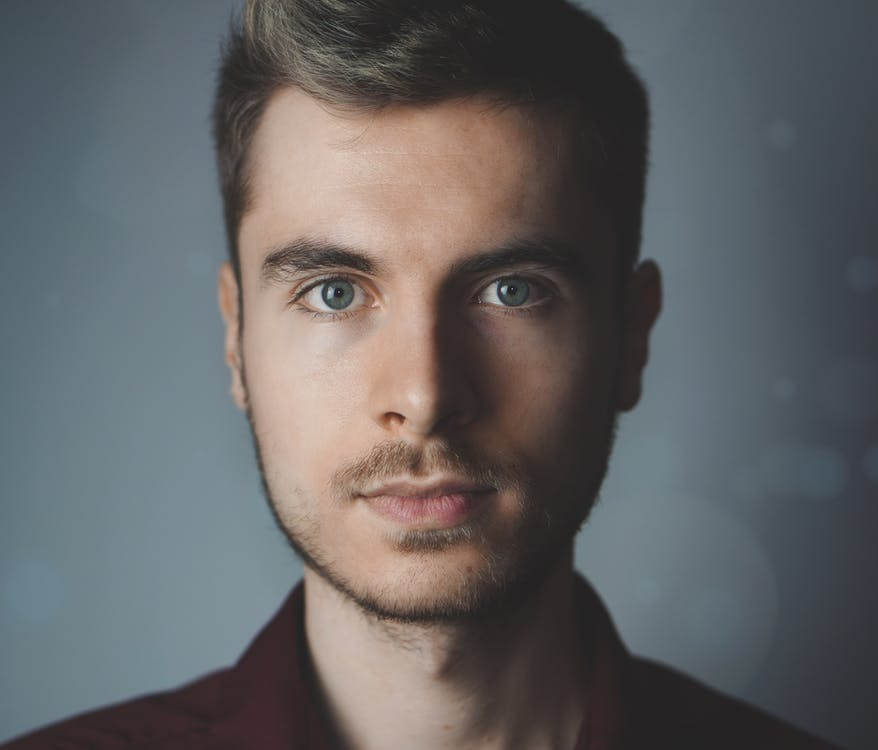
#> input picture IndividualExcercise/SIFT/Images/face1.jpeg, 878 x 750 px, found by its file name
$ jupyter execute siftLib.ipynb   (shell and % lines are left out)
#> lines starting #> are read from the running program, lines starting #| are printed output that depends on the picture; after the words box and inside, x2 and y2 are one past the last pixel; in counts of white or black regions, pixels touching at a corner belong together
# SIFT (Scale-Invariant Feature Transform)

## Import resources and display image

[cell 1]
import cv2
import matplotlib.pyplot as plt
import numpy as np

# Load the image
image1 = cv2.imread('./images/face1.jpeg')
#> image1 is the input picture: shape (750, 878, 3); mean B, G, R 99.7, 98.6, 99.1

# Convert the training image to RGB
training_image = cv2.cvtColor(image1, cv2.COLOR_BGR2RGB)

# Convert the training image to gray scale
training_gray = cv2.cvtColor(training_image, cv2.COLOR_RGB2GRAY)
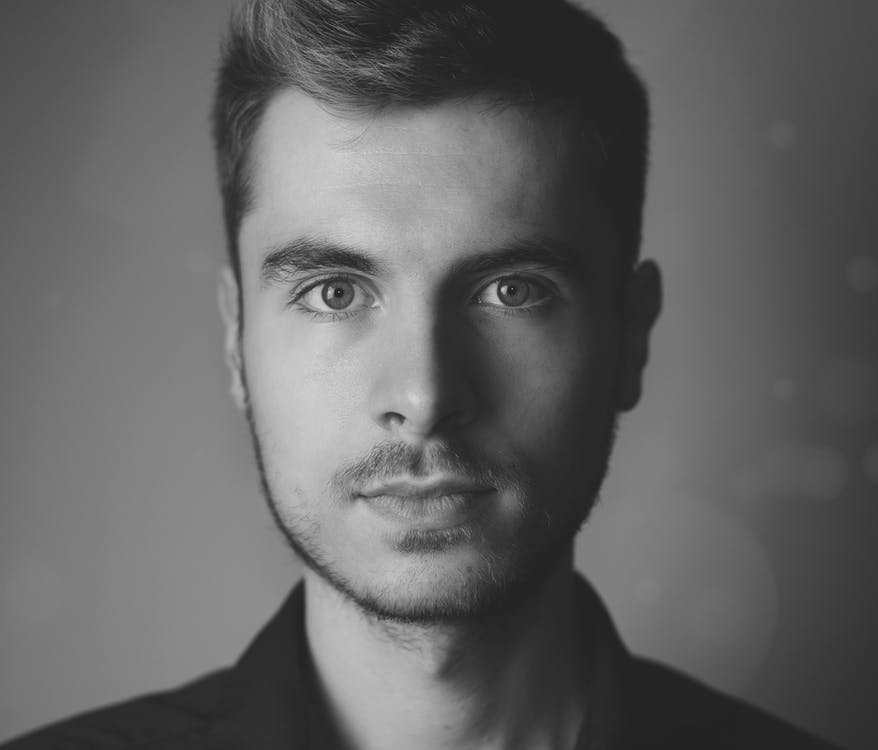
#> training_gray: shape (750, 878); min 16, max 213, mean 98.9

# Create test image by adding Scale Invariance and Rotational Invariance
test_image = cv2.pyrDown(training_image)
test_image = cv2.pyrDown(test_image)
#> test_image: shape (188, 220, 3)
num_rows, num_cols = test_image.shape[:2]
#> num_rows = 188; num_cols = 220

rotation_matrix = cv2.getRotationMatrix2D((num_cols/2, num_rows/2), 30, 1)
test_image = cv2.warpAffine(test_image, rotation_matrix, (num_cols, num_rows))
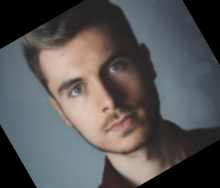
#> test_image: shape (188, 220, 3); mean R, G, B 87, 85.4, 85.4

test_gray = cv2.cvtColor(test_image, cv2.COLOR_RGB2GRAY)
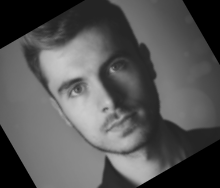
#> test_gray: shape (188, 220); min 0, max 203, mean 85.9

# Display traning image and testing image
fx, plots = plt.subplots(1, 2, figsize=(20,10))

plots[0].set_title("Training Image")
plots[0].imshow(training_image)

plots[1].set_title("Testing Image")
plots[1].imshow(test_image)
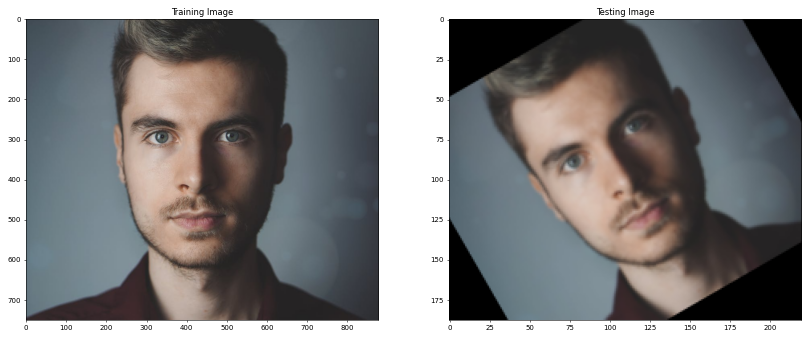
#> figure drawn by matplotlib, 2 panels

## Detect keypoints and Create Descriptor

[cell 2]
sift = cv2.SIFT_create()

train_keypoints, train_descriptor = sift.detectAndCompute(training_gray, None)
#> train_keypoints = 302 keypoints; strongest (x, y, size): (504, 289, 4), (330, 292, 4.7), (400, 418, 6.2), (295, 605, 19)
test_keypoints, test_descriptor = sift.detectAndCompute(test_gray, None)
#> test_keypoints = 91 keypoints; strongest (x, y, size): (69, 59, 34.1), (76, 85, 11.5), (108, 164, 5.8), (109, 170, 9.6)

keypoints_without_size = np.copy(training_image)
keypoints_with_size = np.copy(training_image)

cv2.drawKeypoints(training_image, train_keypoints, keypoints_without_size, color = (0, 255, 0))
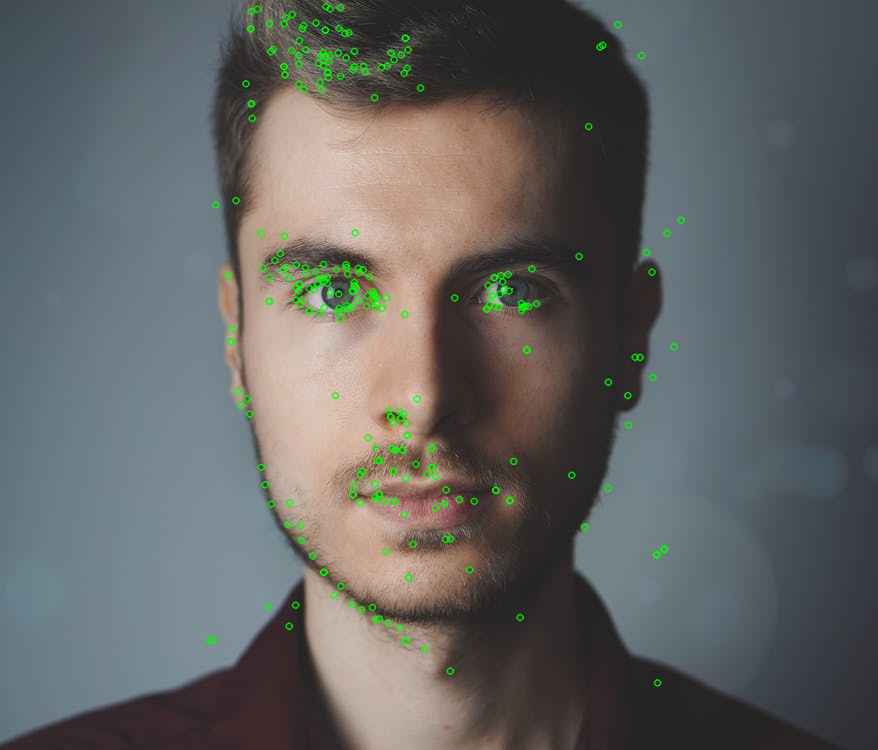
#> keypoints_without_size: shape (750, 878, 3); mean R, G, B 98.1, 100, 98.9

cv2.drawKeypoints(training_image, train_keypoints, keypoints_with_size, flags = cv2.DRAW_MATCHES_FLAGS_DRAW_RICH_KEYPOINTS)
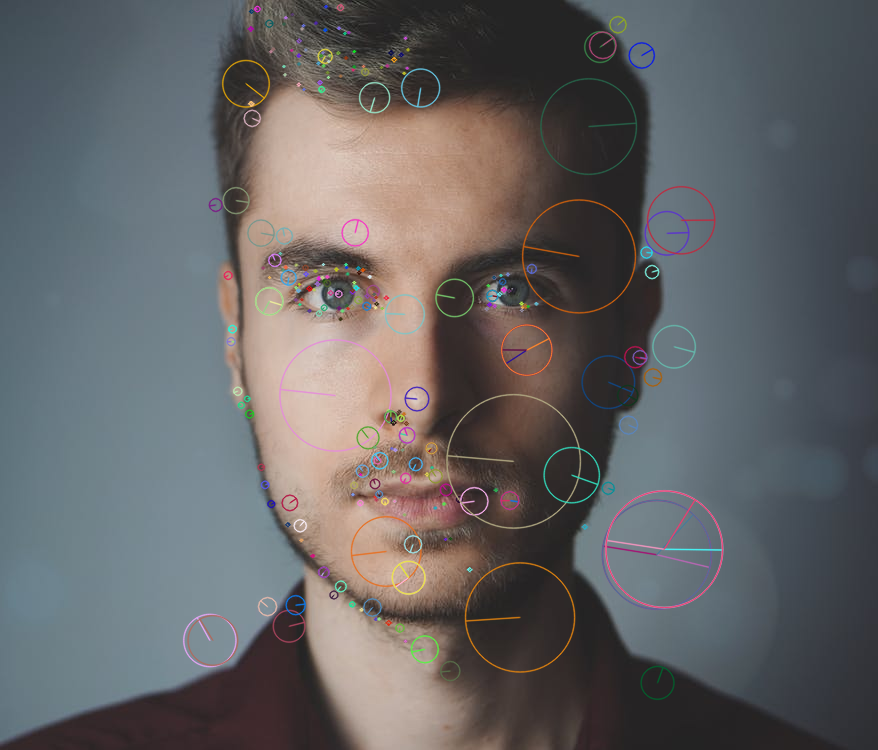
#> keypoints_with_size: shape (750, 878, 3); mean R, G, B 99.9, 99.2, 100.4

# Display image with and without keypoints size
fx, plots = plt.subplots(1, 2, figsize=(20,10))

plots[0].set_title("Train keypoints With Size")
plots[0].imshow(keypoints_with_size, cmap='gray')

plots[1].set_title("Train keypoints Without Size")
plots[1].imshow(keypoints_without_size, cmap='gray')

# Print the number of keypoints detected in the training image
print("Number of Keypoints Detected In The Training Image: ", len(train_keypoints))
#| Number of Keypoints Detected In The Training Image:  302

# Print the number of keypoints detected in the query image
print("Number of Keypoints Detected In The Query Image: ", len(test_keypoints))
#| Number of Keypoints Detected In The Query Image:  91

## Matching Keypoints

[cell 3]
# Create a Brute Force Matcher object.
bf = cv2.BFMatcher(cv2.NORM_L1, crossCheck = False)

# Perform the matching between the SIFT descriptors of the training image and the test image
matches = bf.match(train_descriptor, test_descriptor)
#> matches = 302 matches

# The matches with shorter distance are the ones we want.
matches = sorted(matches, key = lambda x : x.distance)

result = cv2.drawMatches(training_image, train_keypoints, test_gray, test_keypoints, matches, test_gray, flags = 2)
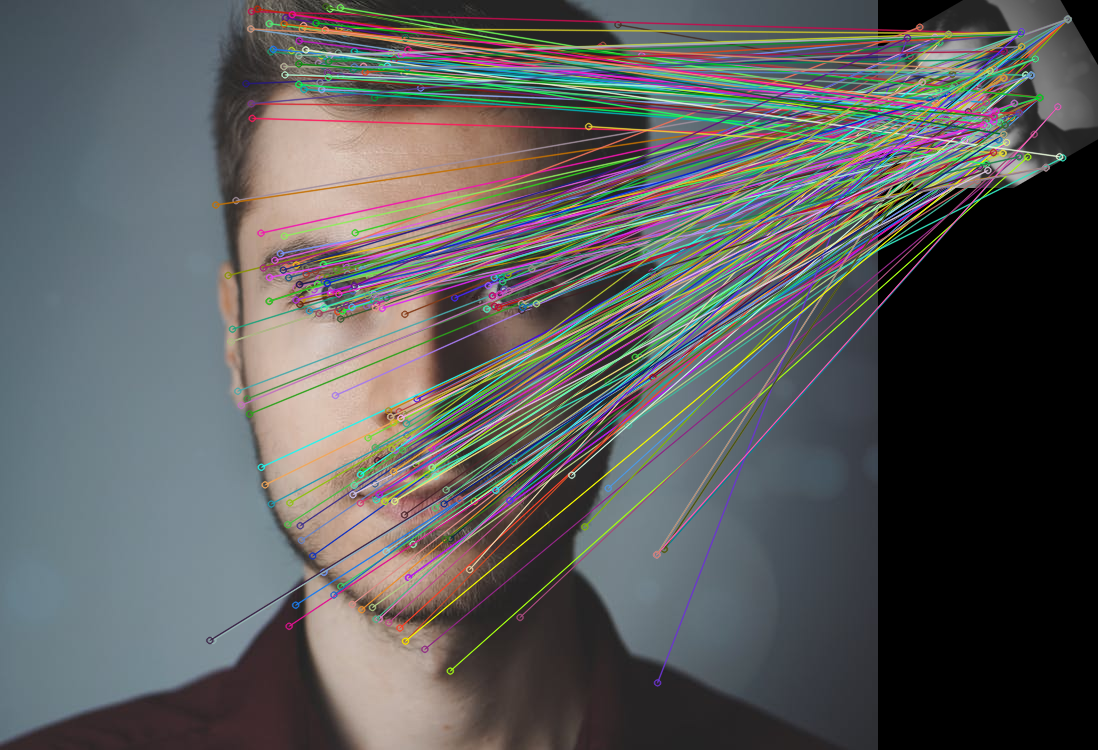
#> result: shape (750, 1098, 3); mean R, G, B 91, 91.6, 91.3

# Display the best matching points
plt.rcParams['figure.figsize'] = [14.0, 7.0]
plt.title('Best Matching Points')
plt.imshow(result)
plt.show()

# Print total number of matching points between the training and query images
print("\nNumber of Matching Keypoints Between The Training and Query Images: ", len(matches))
#| Number of Matching Keypoints Between The Training and Query Images:  302
